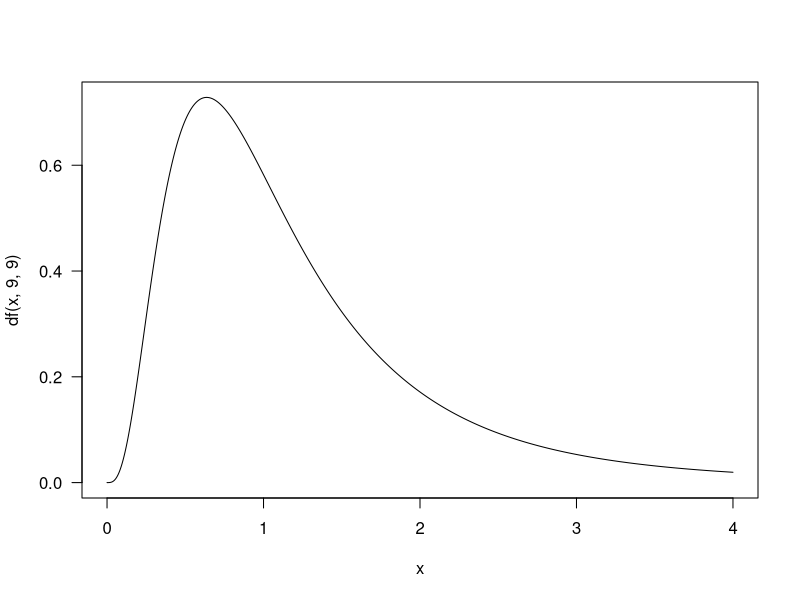

The R script that drew this image:
### F-test

g <- read.table("gardens.txt",header=TRUE)
g
attach(g)
ga <- gardenA
gb <- gardenB
gc <- gardenC

mean(ga)
mean(gb)
mean(gc)

var(ga)
var(gb)
var(gc)

f <- var(gc)/var(gb)
f
qf(0.975, length(gc)-1, length(gb)-1)
pf(f, length(gc)-1, length(gb)-1)
cf <- 2*(1-pf(f, length(gc)-1, length(gb)-1))
cf
var.test(gc,gb)

# Plot F-distribution, shape depends on df
x <- seq(0,4,length=1000)
plot(x,df(x,9,9),type="l",las=1)
